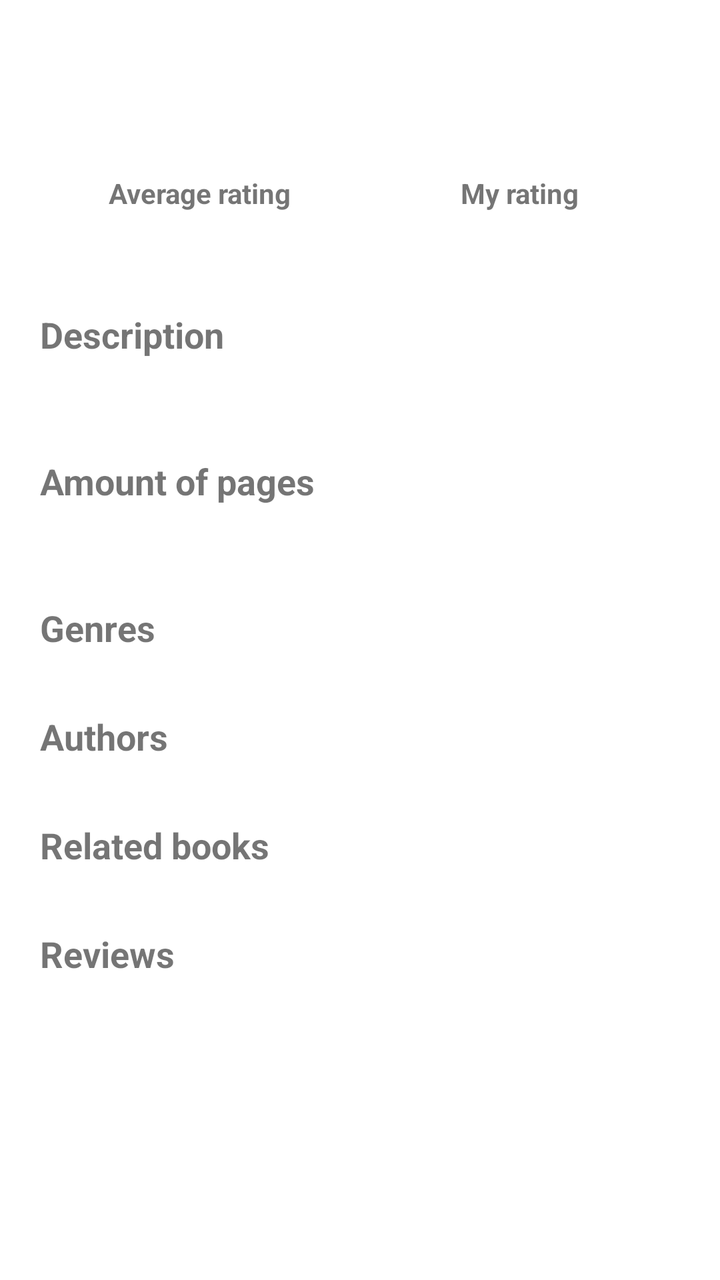
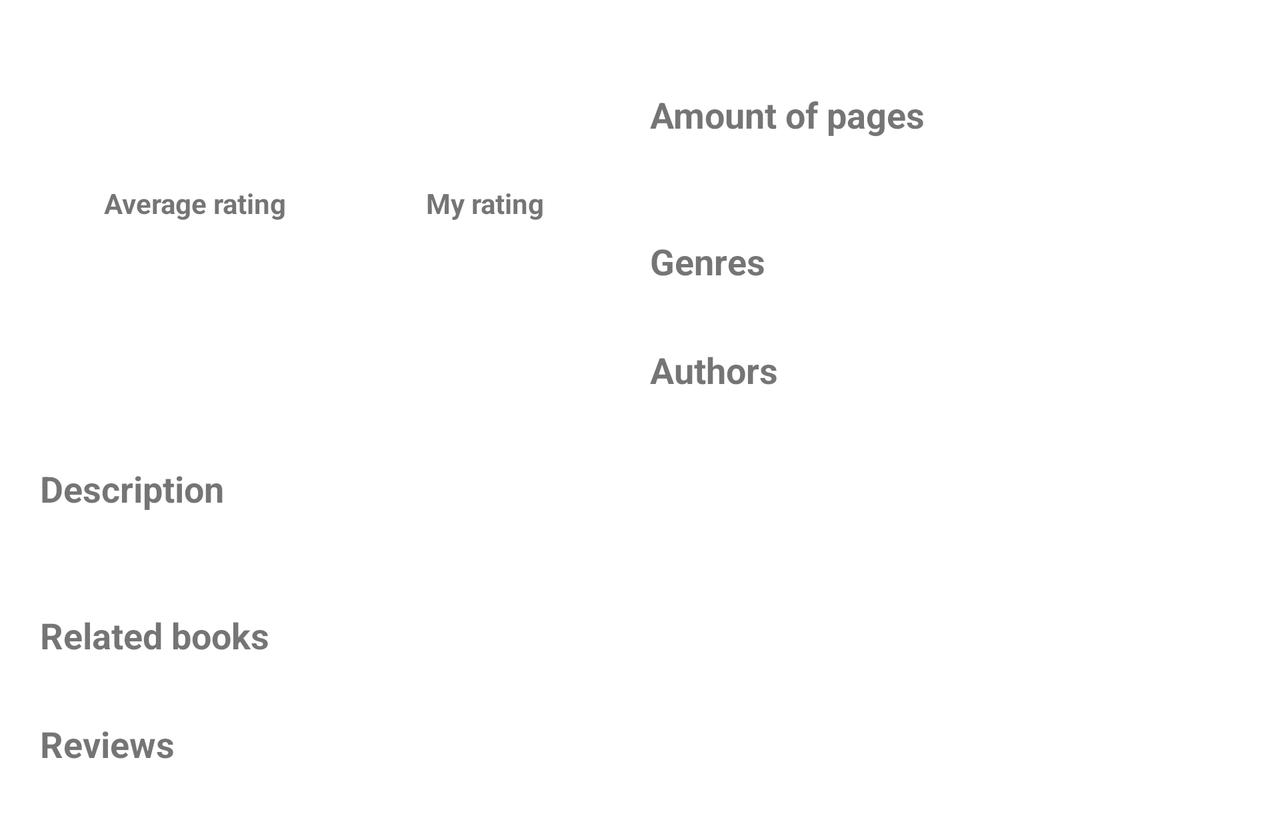

An Android layout and its configuration variant, each rendered on a device that would load it. The default file and the variant file are quoted in full after the pictures.
<!-- AndroidManifest.xml: application theme Theme.Books -->
<!-- res/layout/activity_book.xml -->
<?xml version="1.0" encoding="utf-8"?>
<ScrollView xmlns:android="http://schemas.android.com/apk/res/android"
    xmlns:app="http://schemas.android.com/apk/res-auto"
    xmlns:tools="http://schemas.android.com/tools"
    style="@style/MatchParentWrapContentStyle"
    tools:context=".book_activity.BookActivity">

    <androidx.constraintlayout.widget.ConstraintLayout
        style="@style/MatchParentWrapContentStyle"
        android:padding="@dimen/book_padding_2">

        <ImageView
            android:id="@+id/bookCoverPhoto"
            style="@style/BookCoverPhotoStyle"
            app:layout_constraintEnd_toEndOf="parent"
            app:layout_constraintStart_toStartOf="parent"
            app:layout_constraintTop_toTopOf="parent" />

        <TextView
            android:id="@+id/bookTitle"
            style="@style/Header1Style"
            android:layout_marginTop="@dimen/book_margin_2"
            app:layout_constraintEnd_toEndOf="parent"
            app:layout_constraintStart_toStartOf="parent"
            app:layout_constraintTop_toBottomOf="@+id/bookCoverPhoto" />

        <LinearLayout
            android:id="@+id/ratingLinearLayout"
            style="@style/MatchParentWrapContentStyle"
            app:layout_constraintStart_toStartOf="parent"
            app:layout_constraintTop_toBottomOf="@+id/bookTitle">

            <androidx.constraintlayout.widget.ConstraintLayout
                style="@style/ColumnStyle"
                android:layout_weight="@integer/rating_column_weight">

                <TextView
                    android:id="@+id/averageRatingLabel"
                    style="@style/Header4Style"
                    android:layout_marginTop="@dimen/book_margin_2"
                    android:text="@string/average_rating"
                    app:layout_constraintStart_toStartOf="parent"
                    app:layout_constraintEnd_toEndOf="parent"
                    app:layout_constraintTop_toTopOf="parent" />

                <TextView
                    android:id="@+id/averageRating"
                    style="@style/Header4Style"
                    android:layout_marginTop="@dimen/book_margin_1"
                    app:layout_constraintTop_toBottomOf="@+id/averageRatingLabel"
                    app:layout_constraintStart_toStartOf="parent"
                    app:layout_constraintEnd_toEndOf="parent"
                    tools:layout_editor_absoluteX="62dp" />
            </androidx.constraintlayout.widget.ConstraintLayout>

            <androidx.constraintlayout.widget.ConstraintLayout
                style="@style/ColumnStyle"
                android:layout_weight="@integer/rating_column_weight">

                <TextView
                    android:id="@+id/myRatingLabel"
                    style="@style/Header4Style"
                    android:layout_marginTop="@dimen/book_margin_2"
                    android:text="@string/my_rating"
                    app:layout_constraintStart_toStartOf="parent"
                    app:layout_constraintEnd_toEndOf="parent"
                    app:layout_constraintTop_toTopOf="parent" />

                <TextView
                    android:id="@+id/myRating"
                    style="@style/Header4Style"
                    android:layout_marginTop="@dimen/book_margin_1"
                    app:layout_constraintTop_toBottomOf="@+id/myRatingLabel"
                    app:layout_constraintStart_toStartOf="parent"
                    app:layout_constraintEnd_toEndOf="parent" />
            </androidx.constraintlayout.widget.ConstraintLayout>
        </LinearLayout>

        <TextView
            android:id="@+id/descriptionLabel"
            style="@style/Header2Style"
            android:layout_marginTop="@dimen/book_margin_2"
            android:text="@string/description"
            app:layout_constraintStart_toStartOf="parent"
            app:layout_constraintTop_toBottomOf="@+id/ratingLinearLayout" />

        <TextView
            android:id="@+id/description"
            style="@style/TextStyle"
            android:layout_marginTop="@dimen/book_margin_1"
            app:layout_constraintStart_toStartOf="parent"
            app:layout_constraintTop_toBottomOf="@+id/descriptionLabel" />

        <TextView
            android:id="@+id/pageAmountLabel"
            style="@style/Header2Style"
            android:layout_marginTop="@dimen/book_margin_2"
            android:text="@string/page_amount"
            app:layout_constraintStart_toStartOf="parent"
            app:layout_constraintTop_toBottomOf="@+id/description" />

        <TextView
            android:id="@+id/pageAmount"
            style="@style/TextStyle"
            android:layout_marginTop="@dimen/book_margin_1"
            app:layout_constraintStart_toStartOf="parent"
            app:layout_constraintTop_toBottomOf="@+id/pageAmountLabel" />

        <TextView
            android:id="@+id/genresLabel"
            style="@style/Header2Style"
            android:layout_marginTop="@dimen/book_margin_2"
            android:text="@string/genres"
            app:layout_constraintStart_toStartOf="parent"
            app:layout_constraintTop_toBottomOf="@+id/pageAmount" />

        <androidx.recyclerview.widget.RecyclerView
            android:id="@+id/genresRecyclerView"
            style="@style/MatchParentWrapContentStyle"
            android:layout_marginTop="@dimen/book_margin_1"
            app:layout_constraintStart_toStartOf="parent"
            app:layout_constraintTop_toBottomOf="@+id/genresLabel" />

        <TextView
            android:id="@+id/authorsLabel"
            style="@style/Header2Style"
            android:layout_marginTop="@dimen/book_margin_2"
            android:text="@string/authors"
            app:layout_constraintStart_toStartOf="parent"
            app:layout_constraintTop_toBottomOf="@+id/genresRecyclerView" />

        <androidx.recyclerview.widget.RecyclerView
            android:id="@+id/authorsRecyclerView"
            style="@style/MatchParentWrapContentStyle"
            android:layout_marginTop="@dimen/book_margin_1"
            app:layout_constraintStart_toStartOf="parent"
            app:layout_constraintTop_toBottomOf="@+id/authorsLabel" />

        <TextView
            android:id="@+id/relatedBooksLabel"
            style="@style/Header2Style"
            android:layout_marginTop="@dimen/book_margin_2"
            android:text="@string/related_books"
            app:layout_constraintStart_toStartOf="parent"
            app:layout_constraintTop_toBottomOf="@+id/authorsRecyclerView" />

        <androidx.recyclerview.widget.RecyclerView
            android:id="@+id/relatedBooksRecyclerView"
            style="@style/MatchParentStyle"
            android:layout_marginTop="@dimen/book_margin_1"
            app:layout_constraintStart_toStartOf="parent"
            app:layout_constraintTop_toBottomOf="@+id/relatedBooksLabel" />

        <TextView
            android:id="@+id/reviewsLabel"
            style="@style/Header2Style"
            android:layout_marginTop="@dimen/book_margin_2"
            android:text="@string/reviews"
            app:layout_constraintStart_toStartOf="parent"
            app:layout_constraintTop_toBottomOf="@+id/relatedBooksRecyclerView" />

        <androidx.recyclerview.widget.RecyclerView
            android:id="@+id/reviewsRecyclerView"
            style="@style/WrapContentStyle"
            android:layout_marginTop="@dimen/book_margin_1"
            app:layout_constraintStart_toStartOf="parent"
            app:layout_constraintTop_toBottomOf="@+id/reviewsLabel" />

    </androidx.constraintlayout.widget.ConstraintLayout>
</ScrollView>
<!-- resources referenced by this layout -->
<resources>
  <dimen name="book_margin_1">10dp</dimen>
  <dimen name="book_margin_2">20dp</dimen>
  <dimen name="book_padding_2">20dp</dimen>
  <integer name="rating_column_weight">1</integer>
  <string name="authors">Authors</string>
  <string name="average_rating">Average rating</string>
  <string name="description">Description</string>
  <string name="genres">Genres</string>
  <string name="my_rating">My rating</string>
  <string name="page_amount">Amount of pages</string>
  <string name="related_books">Related books</string>
  <string name="reviews">Reviews</string>
  <style name="BookCoverPhotoStyle">
          <item name="android:layout_width">@dimen/book_cover_photo_width</item>
          <item name="android:layout_height">wrap_content</item>
      </style>
  <style name="ColumnStyle">
          <item name="android:layout_width">0dp</item>
          <item name="android:layout_height">wrap_content</item>
      </style>
  <style name="Header1Style" parent="HeaderStyle">
          <item name="android:textSize">@dimen/header_1_font_size</item>
      </style>
  <style name="Header2Style" parent="HeaderStyle">
          <item name="android:textSize">@dimen/header_2_font_size</item>
      </style>
  <style name="Header4Style" parent="HeaderStyle">
          <item name="android:textSize">@dimen/header_4_font_size</item>
      </style>
  <style name="MatchParentStyle">
          <item name="android:layout_width">match_parent</item>
          <item name="android:layout_height">match_parent</item>
      </style>
  <style name="MatchParentWrapContentStyle">
          <item name="android:layout_width">match_parent</item>
          <item name="android:layout_height">wrap_content</item>
      </style>
  <style name="TextStyle" parent="WrapContentStyle">
          <item name="android:textSize">@dimen/content_font_size</item>
      </style>
  <style name="WrapContentStyle">
          <item name="android:layout_width">wrap_content</item>
          <item name="android:layout_height">wrap_content</item>
      </style>
  <style name="Theme.Books" parent="Theme.MaterialComponents.DayNight.DarkActionBar">
          
          <item name="colorPrimary">@color/purple_500</item>
          <item name="colorPrimaryVariant">@color/purple_700</item>
          <item name="colorOnPrimary">@color/white</item>
          
          <item name="colorSecondary">@color/teal_200</item>
          <item name="colorSecondaryVariant">@color/teal_700</item>
          <item name="colorOnSecondary">@color/black</item>
          
          <item name="android:statusBarColor" tools:targetApi="21">?attr/colorPrimaryVariant</item>
          
      </style>
  <dimen name="book_cover_photo_width">200dp</dimen>
  <style name="HeaderStyle" parent="WrapContentStyle">
          <item name="android:textStyle">bold</item>
      </style>
  <dimen name="header_1_font_size">20sp</dimen>
  <dimen name="header_2_font_size">18sp</dimen>
  <dimen name="header_4_font_size">14sp</dimen>
  <dimen name="content_font_size">14sp</dimen>
</resources>
<!-- res/layout-land/activity_book.xml (the repository's variant of the layout above) -->
<!-- drawn on the phone turned sideways -->
<?xml version="1.0" encoding="utf-8"?>
<ScrollView xmlns:android="http://schemas.android.com/apk/res/android"
    xmlns:app="http://schemas.android.com/apk/res-auto"
    style="@style/MatchParentWrapContentStyle">

    <androidx.constraintlayout.widget.ConstraintLayout
        style="@style/MatchParentWrapContentStyle"
        android:padding="@dimen/book_padding_2">

        <LinearLayout
            app:layout_constraintStart_toStartOf="parent"
            app:layout_constraintTop_toTopOf="parent"
            style="@style/MatchParentWrapContentStyle"
            android:id="@+id/bookLinearLayout">

            <androidx.constraintlayout.widget.ConstraintLayout
                style="@style/ColumnStyle"
                android:layout_weight="@integer/book_column_weight"
                android:padding="@dimen/book_padding_1">

                <ImageView
                    android:id="@+id/bookCoverPhoto"
                    style="@style/BookCoverPhotoStyle"
                    app:layout_constraintEnd_toEndOf="parent"
                    app:layout_constraintStart_toStartOf="parent"
                    app:layout_constraintTop_toTopOf="parent" />

                <TextView
                    android:id="@+id/bookTitle"
                    style="@style/Header1Style"
                    android:layout_marginTop="@dimen/book_margin_2"
                    app:layout_constraintEnd_toEndOf="parent"
                    app:layout_constraintStart_toStartOf="parent"
                    app:layout_constraintTop_toBottomOf="@+id/bookCoverPhoto" />

                <LinearLayout
                    style="@style/MatchParentWrapContentStyle"
                    app:layout_constraintStart_toStartOf="parent"
                    app:layout_constraintTop_toBottomOf="@+id/bookTitle">

                    <androidx.constraintlayout.widget.ConstraintLayout
                        style="@style/ColumnStyle"
                        android:layout_weight="@integer/rating_column_weight">

                        <TextView
                            android:id="@+id/averageRatingLabel"
                            style="@style/Header4Style"
                            android:layout_marginTop="@dimen/book_margin_2"
                            android:text="@string/average_rating"
                            app:layout_constraintStart_toStartOf="parent"
                            app:layout_constraintEnd_toEndOf="parent"
                            app:layout_constraintTop_toTopOf="parent" />

                        <TextView
                            android:id="@+id/averageRating"
                            style="@style/Header4Style"
                            android:layout_marginTop="@dimen/book_margin_1"
                            app:layout_constraintTop_toBottomOf="@+id/averageRatingLabel"
                            app:layout_constraintStart_toStartOf="parent"
                            app:layout_constraintEnd_toEndOf="parent" />
                    </androidx.constraintlayout.widget.ConstraintLayout>
                    <androidx.constraintlayout.widget.ConstraintLayout
                        style="@style/ColumnStyle"
                        android:layout_weight="@integer/rating_column_weight">

                        <TextView
                            android:id="@+id/myRatingLabel"
                            style="@style/Header4Style"
                            android:layout_marginTop="@dimen/book_margin_2"
                            android:text="@string/my_rating"
                            app:layout_constraintStart_toStartOf="parent"
                            app:layout_constraintEnd_toEndOf="parent"
                            app:layout_constraintTop_toTopOf="parent" />

                        <TextView
                            android:id="@+id/myRating"
                            style="@style/Header4Style"
                            android:layout_marginTop="@dimen/book_margin_1"
                            app:layout_constraintTop_toBottomOf="@+id/myRatingLabel"
                            app:layout_constraintStart_toStartOf="parent"
                            app:layout_constraintEnd_toEndOf="parent" />
                    </androidx.constraintlayout.widget.ConstraintLayout>
                </LinearLayout>

            </androidx.constraintlayout.widget.ConstraintLayout>

            <androidx.constraintlayout.widget.ConstraintLayout
                style="@style/ColumnStyle"
                android:layout_weight="@integer/book_column_weight"
                android:padding="@dimen/book_padding_1">

                <TextView
                    android:id="@+id/pageAmountLabel"
                    style="@style/Header2Style"
                    android:layout_marginTop="@dimen/book_margin_2"
                    android:text="@string/page_amount"
                    app:layout_constraintStart_toStartOf="parent"
                    app:layout_constraintTop_toTopOf="parent" />

                <TextView
                    android:id="@+id/pageAmount"
                    style="@style/TextStyle"
                    android:layout_marginTop="@dimen/book_margin_1"
                    app:layout_constraintStart_toStartOf="parent"
                    app:layout_constraintTop_toBottomOf="@+id/pageAmountLabel" />

                <TextView
                    android:id="@+id/genresLabel"
                    style="@style/Header2Style"
                    android:layout_marginTop="@dimen/book_margin_2"
                    android:text="@string/genres"
                    app:layout_constraintStart_toStartOf="parent"
                    app:layout_constraintTop_toBottomOf="@+id/pageAmount" />

                <androidx.recyclerview.widget.RecyclerView
                    android:id="@+id/genresRecyclerView"
                    style="@style/MatchParentWrapContentStyle"
                    android:layout_marginTop="@dimen/book_margin_1"
                    app:layout_constraintStart_toStartOf="parent"
                    app:layout_constraintTop_toBottomOf="@+id/genresLabel" />

                <TextView
                    android:id="@+id/authorsLabel"
                    style="@style/Header2Style"
                    android:layout_marginTop="@dimen/book_margin_2"
                    android:text="@string/authors"
                    app:layout_constraintStart_toStartOf="parent"
                    app:layout_constraintTop_toBottomOf="@+id/genresRecyclerView" />

                <androidx.recyclerview.widget.RecyclerView
                    android:id="@+id/authorsRecyclerView"
                    style="@style/MatchParentWrapContentStyle"
                    android:layout_marginTop="@dimen/book_margin_1"
                    app:layout_constraintStart_toStartOf="parent"
                    app:layout_constraintTop_toBottomOf="@+id/authorsLabel" />
            </androidx.constraintlayout.widget.ConstraintLayout>
        </LinearLayout>

        <TextView
            android:id="@+id/descriptionLabel"
            style="@style/Header2Style"
            android:layout_marginTop="@dimen/book_margin_2"
            android:text="@string/description"
            app:layout_constraintStart_toStartOf="parent"
            app:layout_constraintTop_toBottomOf="@+id/bookLinearLayout" />

        <TextView
            android:id="@+id/description"
            style="@style/TextStyle"
            android:layout_marginTop="@dimen/book_margin_1"
            app:layout_constraintStart_toStartOf="parent"
            app:layout_constraintTop_toBottomOf="@+id/descriptionLabel" />

        <TextView
            android:id="@+id/relatedBooksLabel"
            style="@style/Header2Style"
            android:layout_marginTop="@dimen/book_margin_2"
            android:text="@string/related_books"
            app:layout_constraintStart_toStartOf="parent"
            app:layout_constraintTop_toBottomOf="@+id/description" />

        <androidx.recyclerview.widget.RecyclerView
            android:id="@+id/relatedBooksRecyclerView"
            style="@style/MatchParentStyle"
            android:layout_marginTop="@dimen/book_margin_1"
            app:layout_constraintStart_toStartOf="parent"
            app:layout_constraintTop_toBottomOf="@+id/relatedBooksLabel" />

        <TextView
            android:id="@+id/reviewsLabel"
            style="@style/Header2Style"
            android:layout_marginTop="@dimen/book_margin_2"
            android:text="@string/reviews"
            app:layout_constraintStart_toStartOf="parent"
            app:layout_constraintTop_toBottomOf="@+id/relatedBooksRecyclerView" />

        <androidx.recyclerview.widget.RecyclerView
            android:id="@+id/reviewsRecyclerView"
            style="@style/WrapContentStyle"
            android:layout_marginTop="@dimen/book_margin_1"
            app:layout_constraintStart_toStartOf="parent"
            app:layout_constraintTop_toBottomOf="@+id/reviewsLabel" />

    </androidx.constraintlayout.widget.ConstraintLayout>
</ScrollView>
<!-- resources referenced by the variant -->
<!-- as the phone turned sideways resolves them -->
<resources>
  <dimen name="book_margin_1">10dp</dimen>
  <dimen name="book_margin_2">20dp</dimen>
  <dimen name="book_padding_1">5dp</dimen>
  <dimen name="book_padding_2">20dp</dimen>
  <integer name="book_column_weight">1</integer>
  <integer name="rating_column_weight">1</integer>
  <string name="authors">Authors</string>
  <string name="average_rating">Average rating</string>
  <string name="description">Description</string>
  <string name="genres">Genres</string>
  <string name="my_rating">My rating</string>
  <string name="page_amount">Amount of pages</string>
  <string name="related_books">Related books</string>
  <string name="reviews">Reviews</string>
  <style name="BookCoverPhotoStyle">
          <item name="android:layout_width">@dimen/book_cover_photo_width</item>
          <item name="android:layout_height">wrap_content</item>
      </style>
  <style name="ColumnStyle">
          <item name="android:layout_width">0dp</item>
          <item name="android:layout_height">wrap_content</item>
      </style>
  <style name="Header1Style" parent="HeaderStyle">
          <item name="android:textSize">@dimen/header_1_font_size</item>
      </style>
  <style name="Header2Style" parent="HeaderStyle">
          <item name="android:textSize">@dimen/header_2_font_size</item>
      </style>
  <style name="Header4Style" parent="HeaderStyle">
          <item name="android:textSize">@dimen/header_4_font_size</item>
      </style>
  <style name="MatchParentStyle">
          <item name="android:layout_width">match_parent</item>
          <item name="android:layout_height">match_parent</item>
      </style>
  <style name="MatchParentWrapContentStyle">
          <item name="android:layout_width">match_parent</item>
          <item name="android:layout_height">wrap_content</item>
      </style>
  <style name="TextStyle" parent="WrapContentStyle">
          <item name="android:textSize">@dimen/content_font_size</item>
      </style>
  <style name="WrapContentStyle">
          <item name="android:layout_width">wrap_content</item>
          <item name="android:layout_height">wrap_content</item>
      </style>
  <style name="Theme.Books" parent="Theme.MaterialComponents.DayNight.DarkActionBar">
          
          <item name="colorPrimary">@color/purple_500</item>
          <item name="colorPrimaryVariant">@color/purple_700</item>
          <item name="colorOnPrimary">@color/white</item>
          
          <item name="colorSecondary">@color/teal_200</item>
          <item name="colorSecondaryVariant">@color/teal_700</item>
          <item name="colorOnSecondary">@color/black</item>
          
          <item name="android:statusBarColor" tools:targetApi="21">?attr/colorPrimaryVariant</item>
          
      </style>
  <dimen name="book_cover_photo_width">200dp</dimen>
  <style name="HeaderStyle" parent="WrapContentStyle">
          <item name="android:textStyle">bold</item>
      </style>
  <dimen name="header_1_font_size">20sp</dimen>
  <dimen name="header_2_font_size">18sp</dimen>
  <dimen name="header_4_font_size">14sp</dimen>
  <dimen name="content_font_size">14sp</dimen>
</resources>
